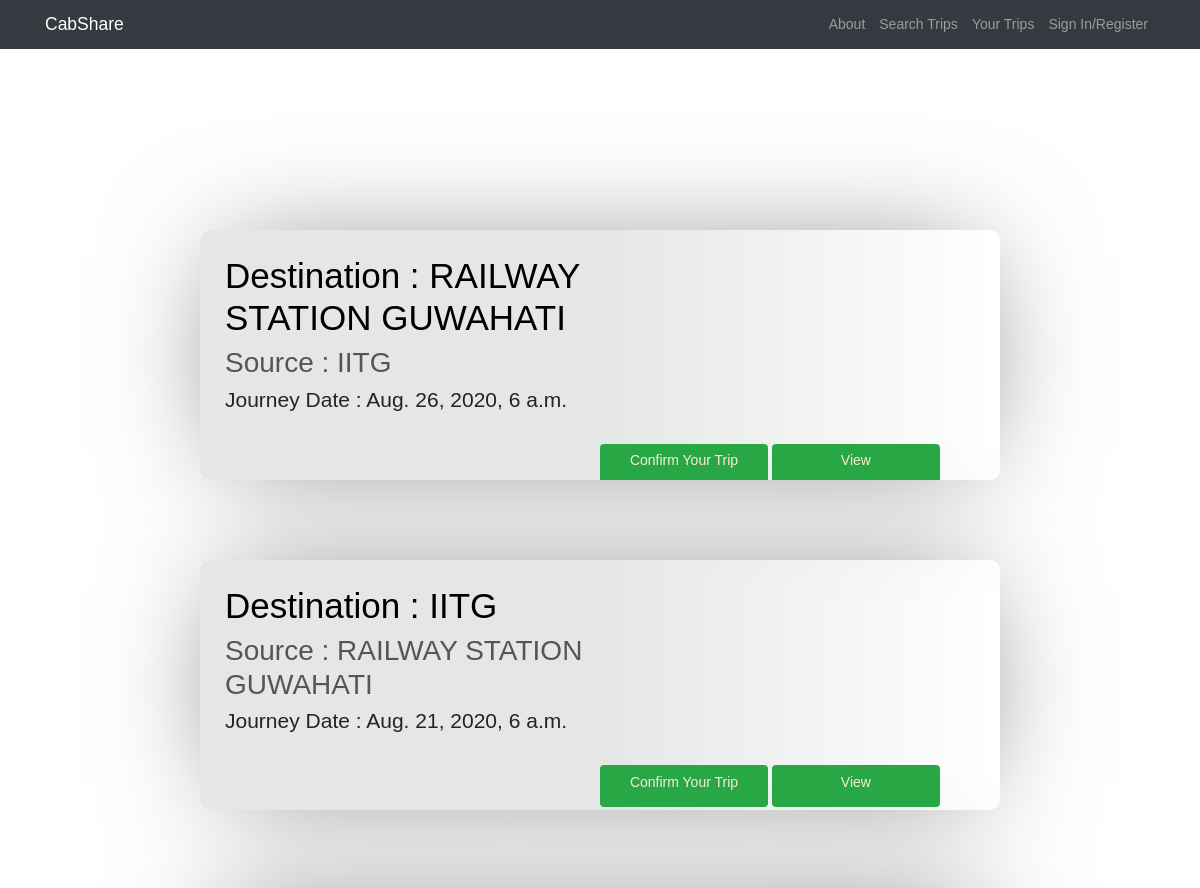
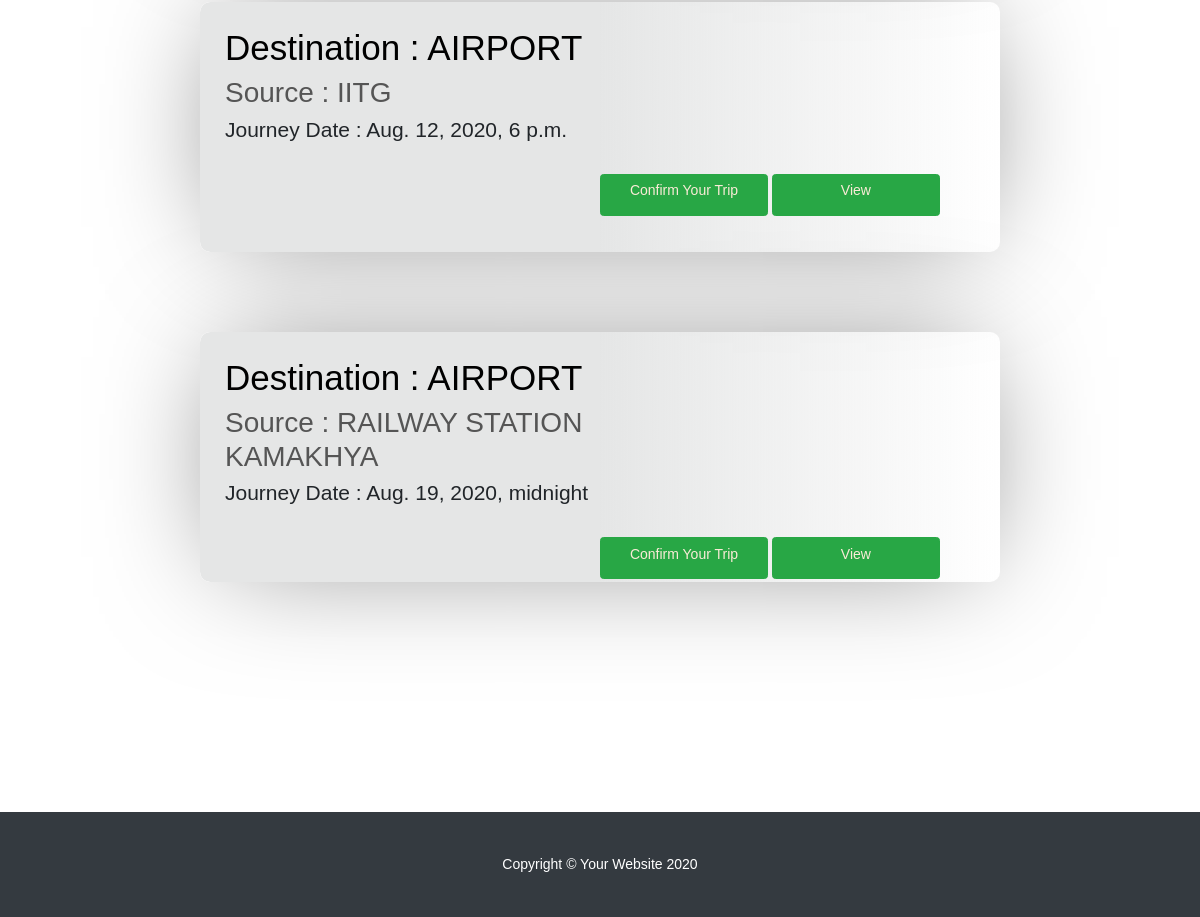
The page / on the database its author committed (2 pictures, top to bottom).
### core/models.py (models this page shows, shortened)
class Trip(models.Model):
    places = [
        ('IITG', 'IITG'),
        ('RAILWAY STATION GUWAHATI', 'RAILWAY STATION GUWAHATI'),
        ('RAILWAY STATION KAMAKHYA', 'RAILWAY STATION KAMAKHYA'),
        ('AIRPORT', 'AIRPORT'),
    ]
    src = models.CharField(
        max_length=50,
        choices=places,
        null=False,
        blank=False,
    )
    dest = models.CharField(
        max_length=50,
        choices=places,
        null=False,
        blank=False,
    )
    organizer = models.CharField(max_length=50)
    journey_date = models.DateTimeField(
        auto_now=False, auto_now_add=False, blank=False, null=False)
    slug = models.SlugField()
    def get_absolute_url(self):
        return reverse("core:trip", kwargs={
            'slug': self.slug
        })

### core/views.py (the view)
# urls.py: path('', HomeView.as_view(), name='trip-list'),
class HomeView(ListView):
    model = Trip
    template_name = "list.html"

### templates/list.html
{%  extends "base.html" %}
{% load static %}
{% block content %}
{% for trip in object_list %}
<div class="movie_card" id="ave">
    <div class="info_section">
        <div class="movie_header">
            <h1> Destination : {{ trip.dest }}</h1>
            <h2>Source : {{ trip.src }}</h2>
            <h4>Journey Date : {{ trip.journey_date }}</h4>
        </div>
        <div class="button offset-6">
            <Button class="btn btn-success"><a href="#">
                    <p style="color: antiquewhite;">Confirm Your Trip</p>
                </a></Button>
            <Button class=" btn btn-success"><a href="{{ trip.get_absolute_url }}">
                    <p style="color: antiquewhite;">View </p>
                </a></Button>
        </div>
    </div>
</div>
{% endfor %}
{% endblock content %}

### static_files/css/base.css (style rules this page uses)
* { box-sizing: border-box; margin: 0; }
html, body { margin: 0; background: white; font-family: 'Montserrat', helvetica, arial, sans-serif; font-size: 14px; font-weight: 400; }
.movie_card { position: relative; display: block; width: 800px; height: 250px; margin: 80px auto; overflow: hidden; border-radius: 10px; transition: all 0.4s; box-shadow: 0px 0px 120px -25px rgba(0, 0, 0, 0.5); }
.movie_card .info_section { display: inline-block; position: relative; width: 100%; height: 100%; background-blend-mode: multiply; z-index: 2; border-radius: 10px; }
.movie_card .info_section .movie_header { position: relative; padding: 25px; }
.movie_card .info_section h1 { color: black; font-weight: 400; }
.movie_card .info_section h2 { color: #555; font-weight: 400; }
@media screen and (min-width: 768px) { .movie_header { width: 65%; } }
@media screen and (min-width: 768px) { .info_section { background: linear-gradient(to right, #e5e6e6 50%, transparent 100%); } }

### rows shown on the page
Trip: dest "RAILWAY STATION GUWAHATI", src "IITG", journey_date "Aug. 26, 2020, 6 a.m."
Trip: dest "IITG", src "RAILWAY STATION GUWAHATI", journey_date "Aug. 21, 2020, 6 a.m."
Trip: dest "AIRPORT", src "IITG", journey_date "Aug. 12, 2020, 6 p.m."
Trip: dest "AIRPORT", src "RAILWAY STATION KAMAKHYA", journey_date "Aug. 19, 2020, midnight"
